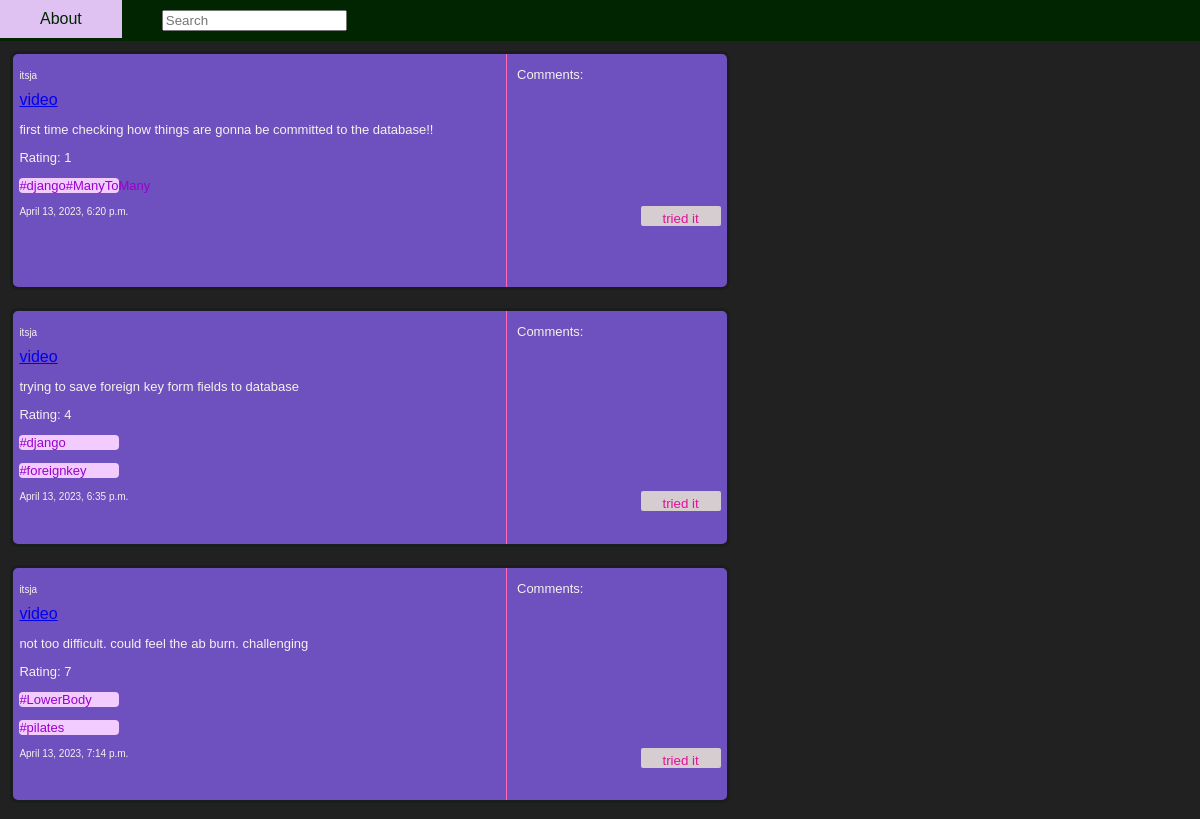
/WorkoutApp/ (upper part), run on an earlier commit of the app's database.
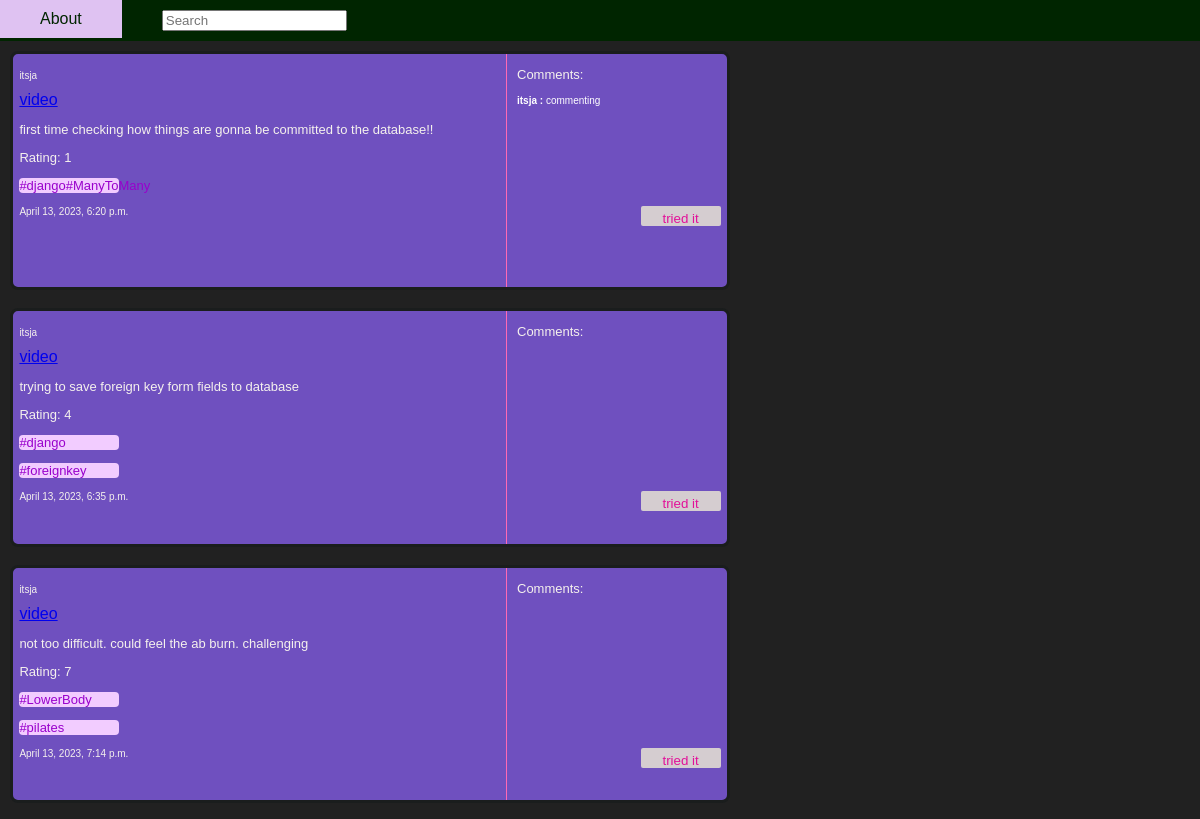
And on a later commit of the database.
### WorkoutApp/models.py (models this page shows, shortened)
class Post(models.Model):
    pub_date = models.DateTimeField('date published')
    author = models.ForeignKey(User, on_delete=models.CASCADE)
    url = models.ForeignKey(Video,on_delete=models.CASCADE) #ManyToOne because each post can have one video but each video has multiple people posting about it
    hashtag = models.ManyToManyField(Hashtag) #because each post can have multiple tags and tags can be included in multiple posts
    opinion = models.CharField(max_length=200)
    rating = models.IntegerField() # same as url but i want it to be in Video so i can later calculate universal ranking of each individual video
    comments = models.ManyToManyField('self', symmetrical=False, blank = True, null=True, related_name='PostCom')

class Hashtag(models.Model):
    hashtag = models.CharField(max_length=30)

### WorkoutApp/views.py (the view)
# urls.py: path("", views.index, name="index"),
def index(request):
    context = {
    'tasks': Post.objects.filter(PostCom=None),
    "formpost": NewPostForm(),
    'comments':Post.objects.all(),
    }
    template = loader.get_template('WorkoutApp/index.html')
    return HttpResponse(template.render(context, request))

### WorkoutApp/forms.py
class NewPostForm(forms.Form):
    opinion = forms.CharField(label="workout_opinion")
    rating = forms.IntegerField(max_value=10, min_value=1, label="workout_rating")

### WorkoutApp/templates/WorkoutApp/index.html (shortened to what this page needs)
{% extends "WorkoutApp/layout.html" %}
{% block body %}
<div class="topnav">
	<a href="#" style="padding: 10px 40px;">About</a>
	<input type="search" style="margin: 10px 40px;" placeholder="Search" />
</div>
<div class="row">
	<div class="column middle">
		{% for q in tasks %}
		<div class="post-div">
			<p class="author" style="font-size: x-small;">{{ q.author }}</p>
			<a class="url" href="{{ q.url.url }}">video</a>
			<p style="font-size: small;" class="originalposto">{{ q.opinion }}</p>
			<p class="rating" style="font-size: small;">Rating: {{ q.rating }}</p>
			{% for hashtag in q.hashtag.all %}
			<p style="font-size: small;" class="tag_text">{{ hashtag.hashtag }}</p>
			{% endfor %}
			<p style="font-size: x-small;">{{ q.pub_date }}</h6>
			<button id="openform{{ forloop.counter0 }}" class="open-button">tried it</button>
			<div class="comment">
				<p>Comments:</p>
					{% for i in q.comments.all %}
						<p style="color:white; font-size: x-small;" ><strong>{{ i.author }} : </strong> {{ i.opinion }}</p>
					{% endfor %}
			</div>
		</div>
		<br>
		{% endfor %}
	</div>
</div>
{% endblock %}

What changed in the data, as far as the page shows it:
added Post: author "itsja", opinion "commenting"
